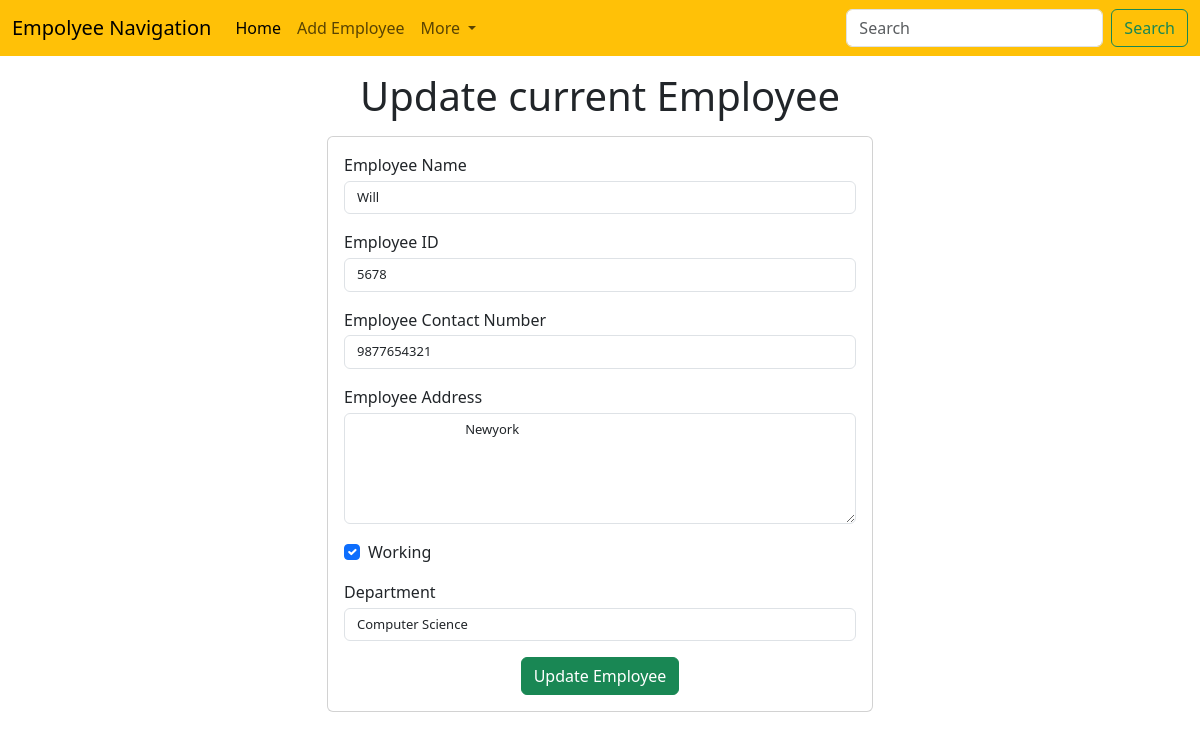
/emp/update-emp/3, run on an earlier commit of the app's database.
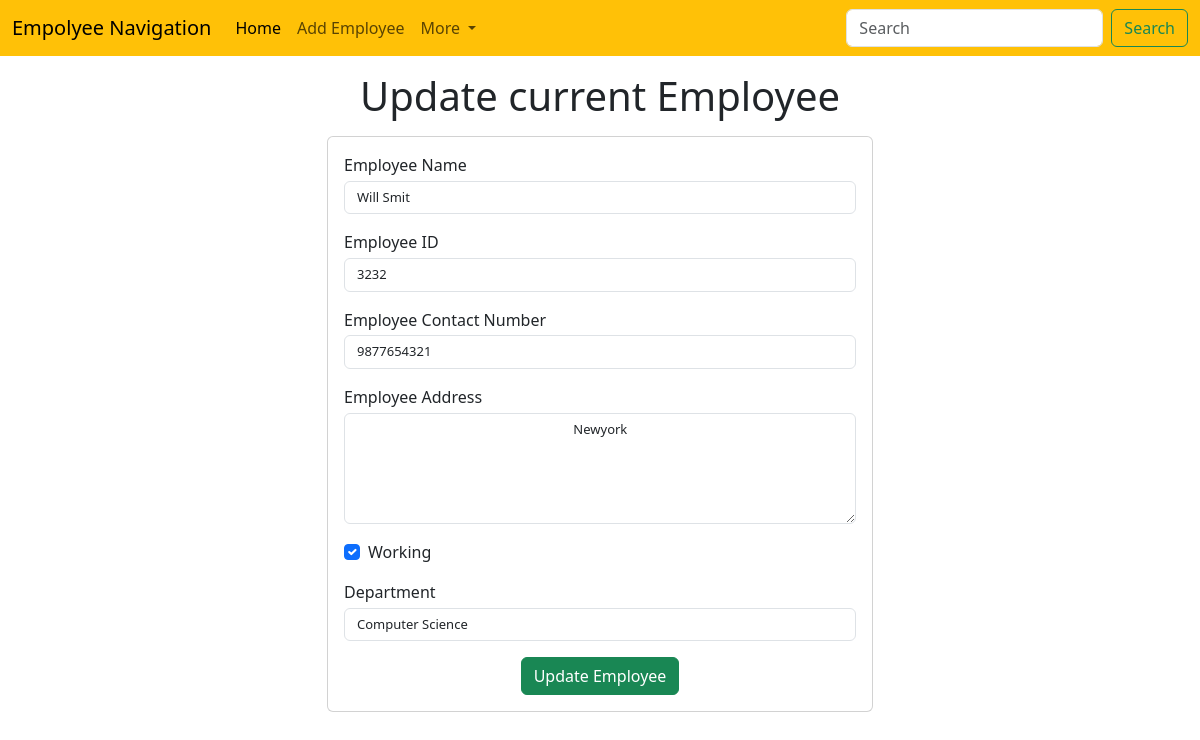
And on a later commit of the database.
### emp/models.py (models this page shows)
class Emp(models.Model):
    name=models.CharField(max_length=200)
    emp_id=models.CharField(max_length=200)
    phone=models.CharField(max_length=10)
    address=models.CharField(max_length=150)
    working=models.BooleanField(default=True)
    department=models.CharField(max_length=10)

### emp/views.py (the view)
# urls.py: path("update-emp/<int:emp_id>",update_emp),
def update_emp(request,emp_id):
    emp=Emp.objects.get(pk=emp_id)
    return render(request, 'emp/update_emp.html', {
        'emp':emp
    })

### templates/emp/update_emp.html (shortened to what the changed rows need)
<!doctype html>
<html lang="en">
  <head>
    <link href="https://cdn.jsdelivr.net/npm/bootstrap@5.3.3/dist/css/bootstrap.min.css" rel="stylesheet">
  </head>
  <body>
    <h1 class="text-center my-3">Update current Employee </h1>
    <div class="container">
        <div class="row">
            <div class="col-md-6 offset-md-3">
                <div class="card">
                    <div class="card-body">
                        <form action="/emp/do-update-emp/{{emp.id}}" method="post">
                            <div class="mb-3">
                                <label for="name">Employee Name</label>
                                <input
                                    id="name"
                                    type="text"
                                    class="form-control"
                                    placeholder="Enter employee name"
                                    style="margin-top: 0.1cm; font-size: small;"
                                    name="emp_name"
                                    value="{{emp.name}}"
                                >
                            </div>
                            <div class="mb-3">
                                <label for="id">Employee ID</label>
                                <input
                                    id="id"
                                    type="text"
                                    class="form-control"
                                    placeholder="Enter employee ID"
                                    style="margin-top: 0.1cm; font-size: small;"
                                    name="emp_id"
                                    value="{{emp.emp_id}}"
                                >
                            </div>
                            <div class="mb-3">
                                <label for="phone">Employee Contact Number</label>
                                <input
                                    id="phone"
                                    type="text"
                                    class="form-control"
                                    placeholder="Enter employee contact"
                                    style="margin-top: 0.1cm; font-size: small;"
                                    name="emp_phone"
                                    value="{{emp.phone}}"
                                >
                            </div>
                            <div class="mb-3">
                                <label for="address">Employee Address</label>
                                <textarea
                                    name="emp_address"
                                    id="address"
                                    class="form-control"
                                    rows="5"
                                    placeholder="Enter adress"
                                    style="margin-top: 0.1cm; font-size: small;"
                                >
                                {{emp.address}}
                                </textarea>
                            </div>
                            <div class="mb-3 form-check">
                                <label for="working">Working</label>
                                <input
                                    id="working"
                                    class="form-check-input"
                                    type="checkbox"
                                    name="emp_working"
                                    {% if emp.working %} checked {% endif %}
                                >
                            </div>
                            <div class="mb-3 ">
                                <label for="department">Department</label>
                                <select value="{{emp.department}}" name="emp_department" id="department" class="form-control" style="margin-top: 0.1cm; font-size: small;">
                                    <option value="CS">Computer Science</option>
                                </select>
                            </div>
                        </form>
                    </div>
                </div>
            </div>
        </div>
    </div>
  </body>
</html>

What changed in the data, as far as the page shows it:
changed Emp "Newyork": emp_name "Will" → "Will Smit"; emp_id "5678" → "3232"
